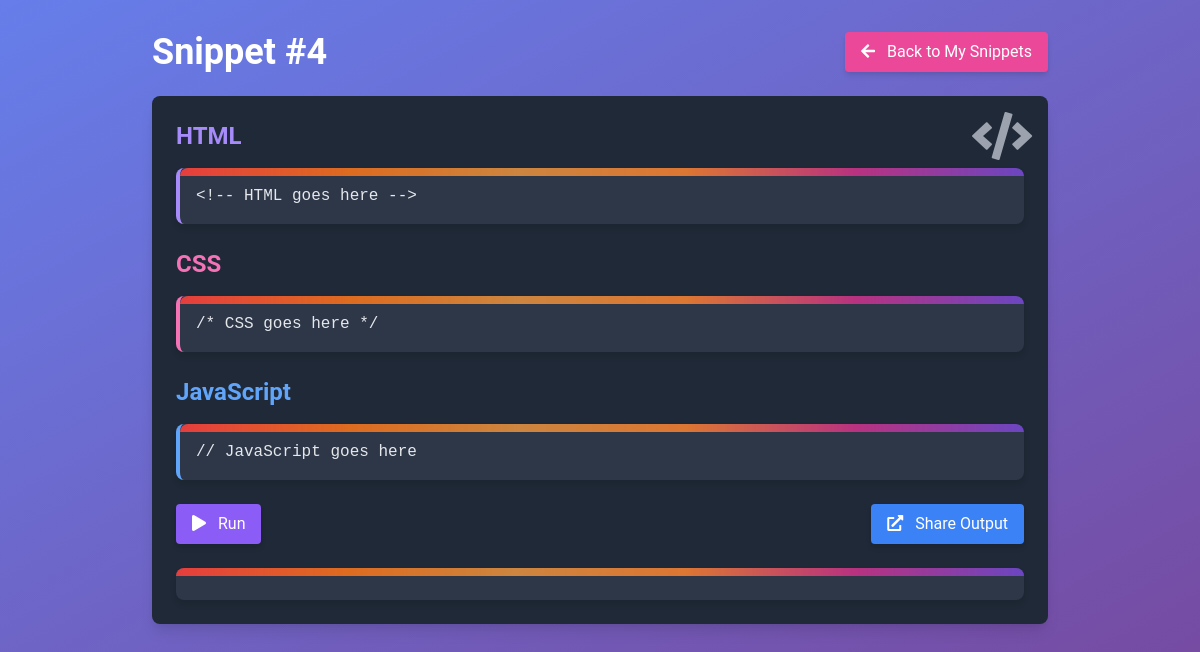
The app's page /snippet/eb679619-14a1-4727-a71f-381110046df2 (signed in) with its own data.
### app.py (models this page shows)
class Snippet(db.Model):
    id = db.Column(db.Integer, primary_key=True)
    unique_id = db.Column(db.String(36), unique=True, default=lambda: str(uuid.uuid4()))
    html_code = db.Column(db.Text, nullable=True)
    css_code = db.Column(db.Text, nullable=True)
    js_code = db.Column(db.Text, nullable=True)
    user_id = db.Column(db.Integer, db.ForeignKey('user.id'))
    user = db.relationship('User', backref=db.backref('snippets', lazy=True))
    created_at = db.Column(db.DateTime, default=datetime.utcnow)

### app.py (the view)
@app.route('/snippet/<unique_id>')
@login_required
def view_snippet(unique_id):
    snippet = Snippet.query.filter_by(unique_id=unique_id).first_or_404()
    if snippet.user_id != current_user.id:
        flash('Unauthorized access!')
        return redirect(url_for('index'))
    return render_template('view_snippet.html', snippet=snippet)

### app.py (called while the page is built)
@login_manager.user_loader
def load_user(user_id):
    return User.query.get(int(user_id))

### templates/view_snippet.html (shortened to what this page needs)
<!DOCTYPE html>
<html lang="en">
<head>
    <link rel="stylesheet" href="https://cdn.jsdelivr.net/npm/tailwindcss@2.2.19/dist/tailwind.min.css">
    <link rel="stylesheet" href="https://cdnjs.cloudflare.com/ajax/libs/font-awesome/5.15.3/css/all.min.css">
</head>
<body class="font-roboto bg-gray-900 text-gray-300">
    <div class="container mx-auto max-w-4xl py-8">
        <div class="flex justify-between items-center mb-6">
            <h1 class="text-4xl font-bold text-white">Snippet #{{ snippet.id }}</h1>
            <a href="/snippets" class="bg-pink-500 text-white py-2 px-4 rounded hover:bg-pink-600 shadow-md">
                <i class="fas fa-arrow-left mr-2"></i> Back to My Snippets
            </a>
        </div>
        <div class="bg-gray-800 rounded-lg shadow-lg p-6 relative">
            <h2 class="text-purple-400 text-2xl font-bold mb-4">HTML</h2>
            <pre class="text-gray-200 border-l-4 border-purple-400 mb-6">{{ snippet.html_code | e }}</pre>
            <h2 class="text-pink-400 text-2xl font-bold mb-4">CSS</h2>
            <pre class="text-gray-200 border-l-4 border-pink-400 mb-6">{{ snippet.css_code | e }}</pre>
            <h2 class="text-blue-400 text-2xl font-bold mb-4">JavaScript</h2>
            <pre class="text-gray-200 border-l-4 border-blue-400 mb-6">{{ snippet.js_code | e }}</pre>
            <div class="flex justify-between items-center">
                <button onclick="runCode()" class="bg-purple-500 text-white py-2 px-4 rounded hover:bg-purple-600 shadow-md">
                    <i class="fas fa-play mr-2"></i> Run
                </button>
                <button type="button" onclick="shareOutput()" class="bg-blue-500 text-white py-2 px-4 rounded hover:bg-blue-600 shadow-md">
                    <i class="fas fa-external-link-alt mr-2"></i> Share Output
                </button>
            </div>
            <div id="output" class="mt-6"></div>
            <div class="absolute top-0 right-0 mt-4 mr-4">
                <i class="fas fa-code fa-3x text-gray-400"></i>
            </div>
        </div>
    </div>
</body>
</html>

### templates/view_snippet.html (style rules this page uses)
body { background: linear-gradient(to bottom right, #667EEA, #764BA2); color: #F7FAFC; font-family: 'Roboto', sans-serif; }
pre { background-color: #2D3748; border-radius: 0.5rem; padding: 1rem; overflow-x: auto; box-shadow: 0 4px 6px rgba(0, 0, 0, 0.1); position: relative; }
pre::before { content: ""; position: absolute; top: 0; left: 0; width: 100%; height: 0.5rem; background: linear-gradient(to right, #E53E3E, #DD6B20, #CD853F, #DC7633, #B83280, #6B46C1); border-top-left-radius: 0.5rem; border-top-right-radius: 0.5rem; }
button, a { transition: all 0.2s ease-in-out; box-shadow: 0 4px 6px rgba(0, 0, 0, 0.1); }
#output { border: none; border-radius: 0.5rem; background-color: #2D3748; padding: 1rem; box-shadow: 0 4px 6px rgba(0, 0, 0, 0.1); position: relative; }
#output::before { content: ""; position: absolute; top: 0; left: 0; width: 100%; height: 0.5rem; background: linear-gradient(to right, #E53E3E, #DD6B20, #CD853F, #DC7633, #B83280, #6B46C1); border-top-left-radius: 0.5rem; border-top-right-radius: 0.5rem; }

### records on screen
Snippet: id "4", html_code "<!-- HTML goes here -->", css_code "/* CSS goes here */", js_code "// JavaScript goes here"
